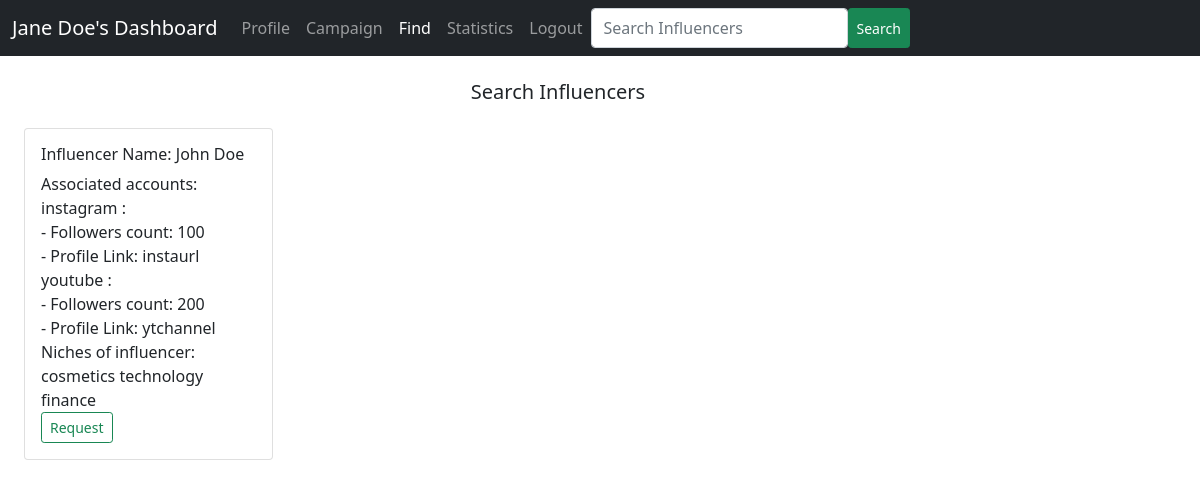
/sponsor_find/1, run on the app's committed database.
### backend/models.py (models this page shows)
class Sponsor(db.Model):
    __tablename__ = 'sponsor'
    id = db.Column(db.Integer, primary_key=True)
    first_name = db.Column(db.String, nullable=False)
    last_name = db.Column(db.String)
    username = db.Column(db.String, unique=True, nullable=False)
    password = db.Column(db.String, nullable=False)
    industry = db.Column(db.String, nullable=False)
    budget = db.Column(db.Float, nullable=False)
    email = db.Column(db.String, unique=True, nullable=False)
    type = db.Column(db.Enum('company', 'individual'), nullable=False)
    flagged = db.Column(db.Boolean, default=False)
    campaign = db.relationship('Campaign', backref='sponsor')

class Influencer(db.Model):
    __tablename__ = 'influencer'
    id = db.Column(db.Integer, primary_key=True)
    first_name = db.Column(db.String, nullable=False)
    last_name = db.Column(db.String)
    age = db.Column(db.Integer, nullable=False)
    username = db.Column(db.String, unique=True, nullable=False)
    password = db.Column(db.String, nullable=False)
    email = db.Column(db.String, unique=True, nullable=False)
    earning = db.Column(db.Integer, default=0)
    profile_pic = db.Column(db.String)
    flagged = db.Column(db.Boolean, default=False)
    reach = db.relationship('Reach', backref='influencer')
    ad_request = db.relationship('Ad_Request', backref='influencer')
    influencer_niche = db.relationship('Influencer_Niche', backref='influencer')

class Reach(db.Model):
    __tablename__ = 'reach'
    id = db.Column(db.Integer, primary_key=True)
    influencer_id = db.Column(db.Integer, db.ForeignKey('influencer.id'), nullable=False)
    platform = db.Column(db.Enum('instagram', 'twitter', 'youtube', 'linkedin'), nullable=False)
    followers = db.Column(db.Integer, nullable=False)
    profile_link = db.Column(db.String, nullable=False)

class Niche(db.Model):
    __tablename__ = 'niche'
    id = db.Column(db.Integer, primary_key=True)
    name = db.Column(db.String, nullable=False)
    influencer_niche = db.relationship('Influencer_Niche', backref='niche')
    ad_request = db.relationship('Ad_Request', backref='niche')

### backend/controllers.py (the view)
@app.route('/sponsor_find/<int:sponsor_id>', methods=['GET', 'POST'])
def sponsor_find(sponsor_id):
    sponsor = Sponsor.query.filter_by(id=sponsor_id).first()
    return render_template('sponsor_find.html', first_name=sponsor.first_name, last_name=sponsor.last_name, sponsor_id=sponsor_id, all_influencers=fetch_influencer_details_for_sponsor())

### templates/sponsor_find.html (shortened to what this page needs)
<!DOCTYPE html>
<html lang="en">
<head>
    <link href="https://cdn.jsdelivr.net/npm/bootstrap@5.0.2/dist/css/bootstrap.min.css" rel="stylesheet">
</head>
<body>
    <div id="container">
        <div id="panel">
            <nav class="navbar navbar-expand-lg navbar-dark bg-dark">
                <div class="container-fluid">
                    <label class="navbar-brand">{{ first_name }} {{ last_name }}'s Dashboard</label>
                    <div class="collapse navbar-collapse" id="navbarNavAltMarkup">
                        <div class="navbar-nav">
                            <a class="nav-link" href="/sponsor_dashboard/{{ sponsor_id }}">Profile</a>
                            <a class="nav-link" href="/sponsor_all_campaigns/{{ sponsor_id }}">Campaign</a>
                            <a class="nav-link active" href="/sponsor_find/{{ sponsor_id }}">Find</a>
                            <a class="nav-link" href="#">Statistics</a>
                            <a class="nav-link" href="#">Logout</a>
                            <input class="form-control" type="search" placeholder="Search Influencers" aria-label="Search">
                            <button type="submit" class="btn btn-success btn-sm">Search</button>
                        </div>
                    </div>
                </div>
            </nav>
        </div>
        <div class="container row">
            <h5 class="text-center my-4">Search Influencers</h5>
            {% if all_influencers %}
                {% for key, value in all_influencers.items() %}
                    <div class="col-sm-3">
                        <div class="card">
                            <div class="card-body">
                                <h6 class="card-title">Influencer Name: {{ value.fname }} {{ value.lname }}</h6>
                                <p class="card-text">
                                    Associated accounts: <br>
                                    {% for account, info in value.social_accounts.items() %}
                                        {{ account }} : <br>
                                        - Followers count: {{ info.followers }} <br>
                                        - Profile Link: {{ info.url }} <br>
                                    {% endfor %}
                                    Niches of influencer: <br>
                                    {% for niche in value.niches %}
                                        {{ niche }}
                                    {% endfor %} <br>
                                    <button type="submit" class="btn btn-outline-success btn-sm">Request</button>
                                </p>
                            </div>
                        </div>
                    </div>
                {% endfor %}
            {% else %}
                <h5 class="text-secondary">No influencers registered yet!</h5>
            {% endif %}
        </div>
    </div>
</body>
</html>

### data on the page
Sponsor: first_name "Jane", last_name "Doe"
Influencer: fname "John", lname "Doe"
Reach: platform "instagram", followers "100", url "instaurl"
Reach: platform "youtube", followers "200", url "ytchannel"
Niche: name "cosmetics"
Niche: name "technology"
Niche: name "finance"
